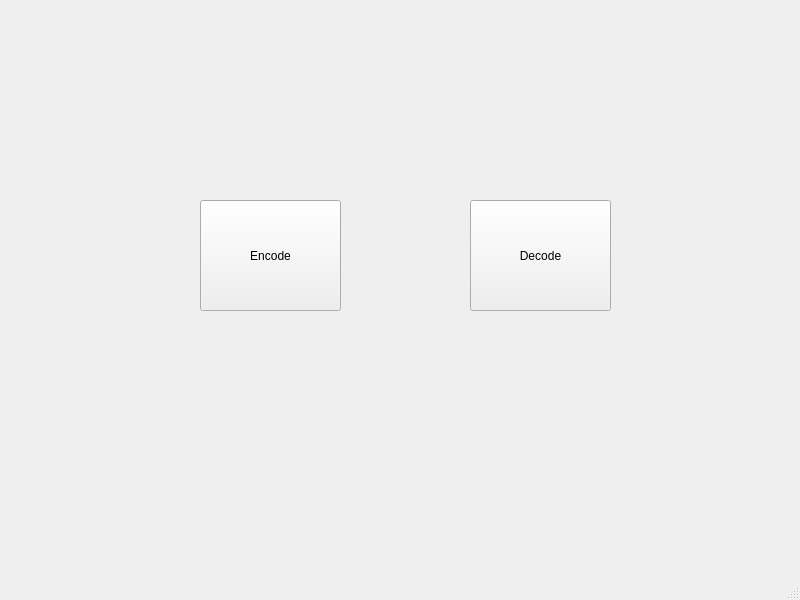
<?xml version="1.0" encoding="UTF-8"?>
<ui version="4.0">
 <class>MainWindow</class>
 <widget class="QMainWindow" name="MainWindow">
  <property name="geometry">
   <rect>
    <x>0</x>
    <y>0</y>
    <width>800</width>
    <height>600</height>
   </rect>
  </property>
  <property name="windowTitle">
   <string>MainWindow</string>
  </property>
  <widget class="QWidget" name="centralwidget">
   <widget class="QPushButton" name="pushButton">
    <property name="geometry">
     <rect>
      <x>200</x>
      <y>200</y>
      <width>141</width>
      <height>111</height>
     </rect>
    </property>
    <property name="text">
     <string>Encode</string>
    </property>
   </widget>
   <widget class="QPushButton" name="pushButton_2">
    <property name="geometry">
     <rect>
      <x>470</x>
      <y>200</y>
      <width>141</width>
      <height>111</height>
     </rect>
    </property>
    <property name="text">
     <string>Decode</string>
    </property>
   </widget>
  </widget>
  <widget class="QMenuBar" name="menubar">
   <property name="geometry">
    <rect>
     <x>0</x>
     <y>0</y>
     <width>800</width>
     <height>26</height>
    </rect>
   </property>
  </widget>
  <widget class="QStatusBar" name="statusbar"/>
 </widget>
 <resources/>
 <connections/>
</ui>
